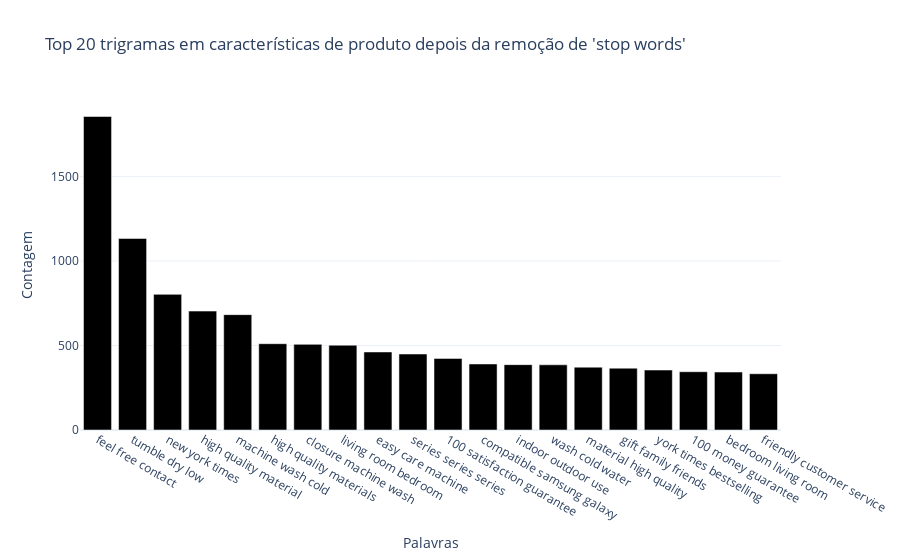

This figure's notebook cell:
### Code cell
def get_top_n_trigrams(corpus, n=None):

    # Define as stopwords padrão do inglês
    stop_words = set(CountVectorizer(stop_words='english').get_stop_words())
    #Adicionando palavras que não trazem valor
    stop_words.add("amazon")
    stop_words.add("com")

    # Converte o conjunto de stopwords para uma lista
    stop_words = list(stop_words)

     # Inicializa o CountVectorizer com as stopwords personalizadas
    vec = CountVectorizer(ngram_range=(3, 3), stop_words=stop_words).fit(corpus)

    # Calcula a frequência das palavras
    bag_of_words = vec.transform(corpus)
    sum_words = bag_of_words.sum(axis=0)
    words_freq = [(word, sum_words[0, idx]) for word, idx in vec.vocabulary_.items()]
    
    # Ordena as palavras pela frequência
    words_freq = sorted(words_freq, key = lambda x: x[1], reverse=True)
    
    return words_freq[:n]

common_words = get_top_n_trigrams(dfMeta['CARACTERISTICAS'], 20)
df1 = pd.DataFrame(common_words, columns = ['CARACTERISTICAS', 'count'])
plotBarCountCaracteristicas(df1, "Top 20 trigramas em características de produto depois da remoção de 'stop words'")

### Figure 1 — Plotly figure (JSON) as saved in the notebook; plotly's stock layout.template omitted (floating-point values rounded to 4 significant figures)
{"data": [{"hovertemplate": "Palavras=%{x}<br>Contagem=%{y}<extra></extra>", "legendgroup": "", "marker": {"color": "black", "pattern": {"shape": ""}}, "name": "", "orientation": "v", "showlegend": false, "textposition": "auto", "type": "bar", "x": ["feel free contact", "tumble dry low", "new york times", "high quality material", "machine wash cold", "high quality materials", "closure machine wash", "living room bedroom", "easy care machine", "series series series", "100 satisfaction guarantee", "compatible samsung galaxy", "indoor outdoor use", "wash cold water", "material high quality", "gift family friends", "york times bestselling", "100 money guarantee", "bedroom living room", "friendly customer service"], "xaxis": "x", "y": [1856, 1134, 803, 704, 683, 511, 507, 502, 462, 450, 424, 391, 387, 386, 372, 366, 355, 345, 343, 333], "yaxis": "y"}], "layout": {"barmode": "relative", "legend": {"tracegroupgap": 0}, "title": {"text": "Top 20 trigramas em características de produto depois da remoção de 'stop words'"}, "xaxis": {"anchor": "y", "domain": [0, 1], "title": {"text": "Palavras"}}, "yaxis": {"anchor": "x", "domain": [0, 1], "title": {"text": "Contagem"}}}}
